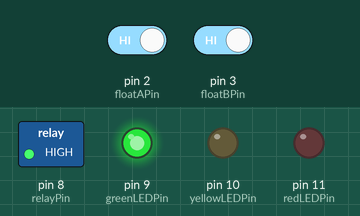
Bench run of a sketch on a simulated Arduino Uno, built with avr-gcc and run on an emulated ATmega328P. Parts: switched loads named in the sketch (green lamp = pin HIGH), output pins drawn as LEDs (lit = HIGH). Dashed ring = blinking. The test bench sets the inputs (shaded band); at power-on: pin 2 (floatAPin) HIGH, pin 3 (floatBPin) HIGH.

Above: at 1.2 s.
1.3 s: pin 2 (floatAPin) driven LOW
At 1.7 s:
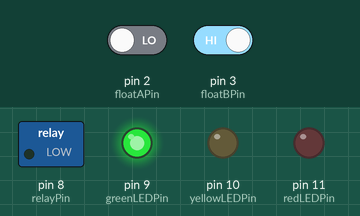
2.8 s: pin 2 (floatAPin) driven HIGH
At 3.5 s:
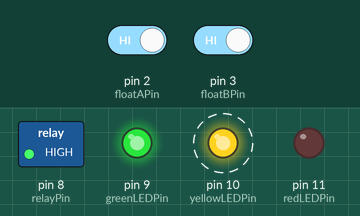
Timing chart, 0 to 11.8 s (numbered marks = the images above; inputs shaded):
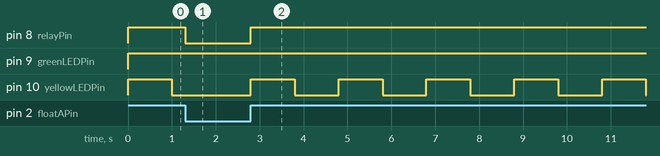

The sketch:

main.ino
```cpp
// ==== BROCHES ====
const int floatAPin    = 2;   // flotteur bas
const int floatBPin    = 3;   // flotteur haut
const int relayPin     = 8;   // relais pompe
const int greenLEDPin  = 9;   // LED verte
const int yellowLEDPin = 10;  // LED jaune
const int redLEDPin    = 11;  // LED rouge

// ==== TEMPOS (ms) ====
const unsigned long SLEEP_BLINK_INTERVAL  = 1000;
const unsigned long SHOWER_TIMEOUT        = 60000;
const unsigned long ERROR_TIMEOUT         = 60000;
const unsigned long YELLOW_BLINK_INTERVAL = 1000;

// ==== ÉTATS ====
enum Mode { MODE_SLEEP, MODE_SHOWER };
Mode currentMode     = MODE_SHOWER;
bool pumpState       = false;
bool blinkOn         = false;
bool errorState      = false;
bool sleepDrainDone  = false;  // <--- nouveau flag
bool yellowBlinkState= false;
bool lastBState      = false;

// ==== TIMERS ====
unsigned long lastBlinkTime       = 0;
unsigned long lastActivityTime    = 0;
unsigned long highLevelStartTime  = 0;
unsigned long lastYellowBlinkTime = 0;

void setup() {
  pinMode(floatAPin,    INPUT_PULLUP);
  pinMode(floatBPin,    INPUT_PULLUP);
  pinMode(relayPin,     OUTPUT);
  pinMode(greenLEDPin,  OUTPUT);
  pinMode(yellowLEDPin, OUTPUT);
  pinMode(redLEDPin,    OUTPUT);

  // Tout éteint au démarrage
  digitalWrite(relayPin,     LOW);
  digitalWrite(greenLEDPin,  LOW);
  digitalWrite(yellowLEDPin, LOW);
  digitalWrite(redLEDPin,    LOW);

  unsigned long now = millis();
  lastBlinkTime       = now;
  lastActivityTime    = now;
  highLevelStartTime  = now;
  lastYellowBlinkTime = now;
}

void loop() {
  unsigned long now = millis();
  bool A_haut = digitalRead(floatAPin) == HIGH;
  bool B_haut = digitalRead(floatBPin) == HIGH;

  // Front montant sur B → reset erreur en mode douche
  if (currentMode == MODE_SHOWER && B_haut && !lastBState) {
    highLevelStartTime = now;
    errorState         = false;
  }
  lastBState = B_haut;

  // Dispatch selon le mode
  if (currentMode == MODE_SLEEP) {
    handleSleepMode(now, A_haut);
  } else {
    handleShowerMode(now, A_haut, B_haut);
  }

  // Mise à jour des LED (calcul local de rising)
  updateLEDs(now, A_haut, B_haut);
}

// ----- SLEEP MODE -----
void handleSleepMode(unsigned long now, bool A_haut) {
  if (!sleepDrainDone) {
    // 1× seule vidange : tant que A est haut, on pompe
    if (A_haut) {
      setPump(true);
    } else {
      // dès qu'il n'y a plus d'eau sur A → on arrête la pompe pour de bon
      setPump(false);
      sleepDrainDone = true;
    }
  }
  else {
    // Vidange faite → pompe toujours arrêtée
    setPump(false);
    // Si A remonte, on repart direct en douche
    if (A_haut) {
      currentMode      = MODE_SHOWER;
      lastActivityTime = now;
      highLevelStartTime = now;
    }
  }

  // Clignotement vert permanent en veille
  if (now - lastBlinkTime >= SLEEP_BLINK_INTERVAL) {
    blinkOn = !blinkOn;
    lastBlinkTime = now;
  }
}

// ----- SHOWER MODE -----
void handleShowerMode(unsigned long now, bool A_haut, bool B_haut) {
  bool rising = (A_haut && !B_haut && !pumpState);

  // Démarrage / arrêt pompe
  if (!pumpState && A_haut && B_haut) {
    setPump(true);
    lastActivityTime    = now;
    yellowBlinkState    = true;
    lastYellowBlinkTime = now;
  }
  else if (pumpState && !A_haut) {
    setPump(false);
    lastActivityTime = now;
    yellowBlinkState = false;
  }

  // Erreur si eau bloquée trop longtemps
  if (!errorState
      && A_haut && B_haut
      && !pumpState
      && (now - highLevelStartTime >= ERROR_TIMEOUT)) {
    errorState = true;
  }

  // Timeout douche → retour en veille
  if (now - lastActivityTime >= SHOWER_TIMEOUT) {
    currentMode     = MODE_SLEEP;
    errorState      = false;
    setPump(false);
    sleepDrainDone  = false;    // on réarme la vidange pour la prochaine veille
    blinkOn         = false;
    lastBlinkTime   = now;
  }
}

// ----- POMPE -----
void setPump(bool on) {
  pumpState = on;
  digitalWrite(relayPin, on ? HIGH : LOW);
}

// ----- LEDs -----
void updateLEDs(unsigned long now, bool A_haut, bool B_haut) {
  // Recalcul de rising pour LED jaune fixe
  bool rising = (A_haut && !B_haut && !pumpState);

  // Clignotement jaune si la pompe tourne
  if (pumpState && (now - lastYellowBlinkTime >= YELLOW_BLINK_INTERVAL)) {
    yellowBlinkState    = !yellowBlinkState;
    lastYellowBlinkTime = now;
  }

  // Vert : toujours allumé en douche, clignote en veille
  bool green  = (currentMode == MODE_SHOWER)
                || (currentMode == MODE_SLEEP && blinkOn);

  // Jaune : montée ou pompe en clignote
  bool yellow = rising || (pumpState && yellowBlinkState);

  // Rouge : erreur
  bool red    = errorState;

  digitalWrite(greenLEDPin,  green  ? HIGH : LOW);
  digitalWrite(yellowLEDPin, yellow ? HIGH : LOW);
  digitalWrite(redLEDPin,    red    ? HIGH : LOW);
}
```

Measured:
- after the input at 1.3 s, pin 8 (relayPin): HIGH → LOW at once; pin 10 (yellowLEDPin): stays LOW (without the input it goes to HIGH after 0.70 s)
- after the input at 2.8 s, pin 8 (relayPin): LOW → HIGH at once; pin 10 (yellowLEDPin): alternates HIGH for 1.0 s and LOW for 1.0 s, starting at once
